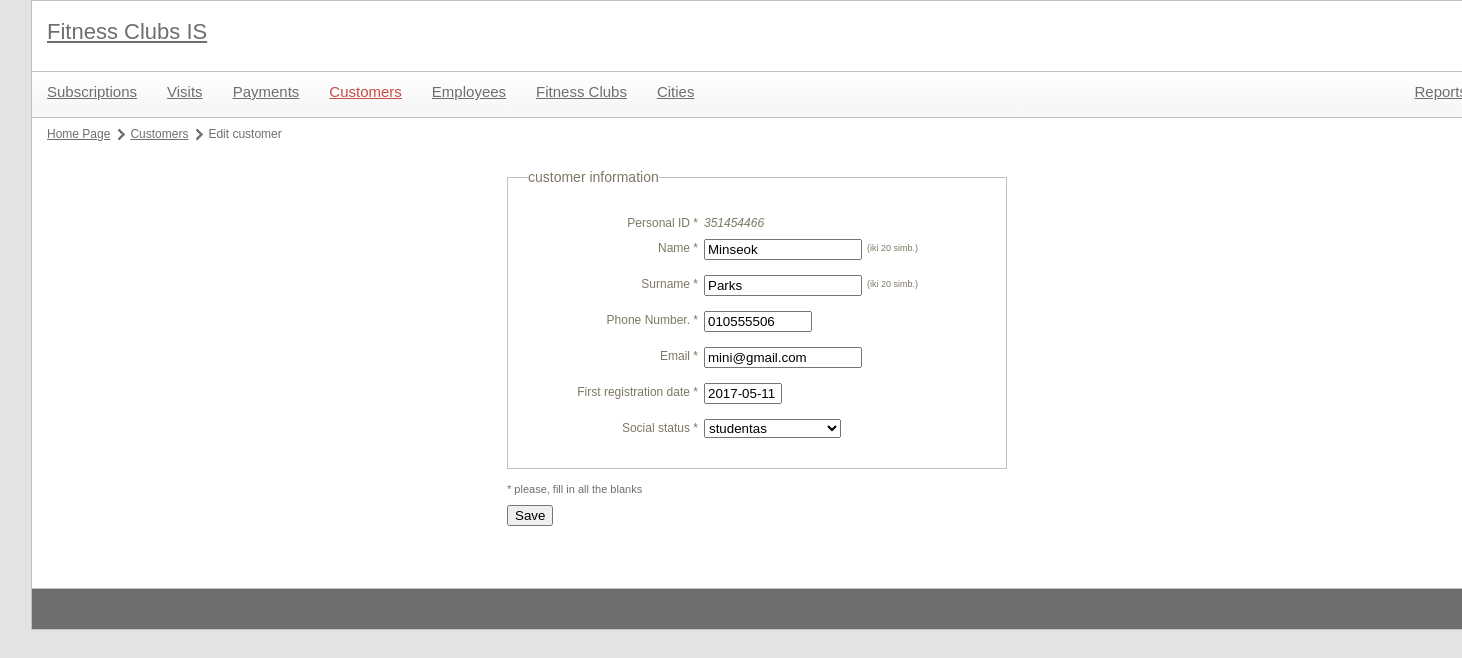
The page /index.php?module=customers&id=351454466 on the database its author committed.
### tables this page shows
CREATE TABLE `CUSTOMER` (
  `personal_id` bigint(11) NOT NULL,
  `name` varchar(20) NOT NULL,
  `surname` varchar(20) NOT NULL,
  `phone_number` varchar(20) NOT NULL,
  `email` varchar(30) NOT NULL,
  `foto` varchar(255) NOT NULL,
  `first_registration` date NOT NULL,
  `social_status` int(11) NOT NULL
);

### utils/mysql.class.php (called while the page is built, shortened)
<?php
class mysql {
    protected static $connection;
    public static function connect() {
		if(!isset(self::$connection)) {
            self::$connection = new mysqli(config::DB_SERVER, config::DB_USERNAME, config::DB_PASSWORD, config::DB_NAME);
        }
        return self::$connection;
    }
    public static function query($query) {
        $connection = mysql::connect();
        $result = $connection->query($query);
        return $result;
    }
    public static function select($query) {
        $rows = array();
        $result = mysql::query($query);
        while ($row = $result->fetch_assoc()) {
            $rows[] = $row;
        }
        return $rows;
    }
	public static function escape($field) {
		$connection =  mysql::connect();
		return mysqli_real_escape_string($connection, $field);
	}
}

### libraries/customers.class.php (called while the page is built, shortened)
<?php
class customers {
	public function getCustomer($id) {
		$query = "  SELECT *
					FROM `CUSTOMER`
					WHERE `CUSTOMER`.`personal_id`='{$id}'";
		$data = mysql::select($query);
		return $data[0];
	}
	public function getSocialStatusesList() {
		$query = "  SELECT *
					FROM `social_statuses`";
		$data = mysql::select($query);
		return $data;
	}
}

### controls/customers_edit.php (the view, shortened to what this page needs)
<?php
	include 'libraries/customers.class.php';
	$customersObj = new customers();
	$fields = array();
	$required = array('personal_id', 'name', 'surname', 'phone_number', 'email', 'first_registration', 'social_status');
	$maxLengths = array (
		'personal_id' => 11,
		'name' => 20,
		'surname' => 20
	);
	if(!empty($_POST['submit'])) {
		include 'utils/validator.class.php';
		$validations = array (
			'personal_id' => 'positivenumber',
			'name' => 'alfanum',
			'surname' => 'alfanum',
			'phone_number' => 'phone',
			'email' => 'alfanum',
			'first_registration' => 'date',
			'social_status' => 'positivenumber'
		);
		$validator = new validator($validations, $required, $maxLengths);
		if($validator->validate($_POST)) {
			$data = $validator->preparePostFieldsForSQL();
			if(isset($data['editing'])) {
				$customersObj->updateCustomer($data);
			} else {
				$customersObj->insertCustomer($data);
			}
			header("Location: index.php?module={$module}");
			die();
		}
		else {
			$formErrors = $validator->getErrorHTML();
			$fields = $_POST;
		}
	}	else {
		if(!empty($id)) {
			$fields = $customersObj->getCustomer($id);
			$fields['editing'] = 1;
		}
		}
?>
<ul id="pagePath">
	<li><a href="index.php">Home Page</a></li>
	<li><a href="index.php?module=<?php echo $module; ?>">Customers</a></li>
	<li><?php if(!empty($id)) echo "Edit customer"; else echo "Add customer"; ?></li>
</ul>
<div id="formContainer">
	<form action="" method="post">
		<fieldset>
			<legend>customer information</legend>
				<p>
					<label class="field" for="personal_id">Personal ID<?php echo in_array('personal_id', $required) ? '<span> *</span>' : ''; ?></label>
					<?php if(!isset($fields['editing'])) { ?>
						<input type="text" id="personal_id" name="personal_id" class="textbox-150" value="<?php echo isset($fields['personal_id']) ? $fields['personal_id'] : ''; ?>" />
						<?php if(key_exists('personal_id', $maxLengths)) echo "<span class='max-len'>(iki {$maxLengths['personal_id']} simb.)</span>"; ?>
					<?php } else { ?>
						<span class="input-value"><?php echo $fields['personal_id']; ?></span>
					<?php } ?>
				</p>
				<p>
					<label class="field" for="name">Name<?php echo in_array('name', $required) ? '<span> *</span>' : ''; ?></label>
					<input type="text" id="name" name="name" class="textbox-150" value="<?php echo isset($fields['name']) ? $fields['name'] : ''; ?>" />
					<?php if(key_exists('name', $maxLengths)) echo "<span class='max-len'>(iki {$maxLengths['name']} simb.)</span>"; ?>
				</p>
				<p>
					<label class="field" for="surname">Surname<?php echo in_array('surname', $required) ? '<span> *</span>' : ''; ?></label>
					<input type="text" id="surname" name="surname" class="textbox-150" value="<?php echo isset($fields['surname']) ? $fields['surname'] : ''; ?>" />
					<?php if(key_exists('surname', $maxLengths)) echo "<span class='max-len'>(iki {$maxLengths['surname']} simb.)</span>"; ?>
				</p>
				<p>
					<label class="field" for="phone_number">Phone Number.<?php echo in_array('phone_number', $required) ? '<span> *</span>' : ''; ?></label>
					<input type="text" id="phone_number" name="phone_number" class="textbox-100" value="<?php echo isset($fields['phone_number']) ? $fields['phone_number'] : ''; ?>" />
				</p>
				<p>
					<label class="field" for="email">Email<?php echo in_array('email', $required) ? '<span> *</span>' : ''; ?></label>
					<input type="text" id="email" name="email" class="textbox-150" value="<?php echo isset($fields['email']) ? $fields['email'] : ''; ?>" />
				</p>
				<p>
					<label class="field" for="first_registration">First registration date<?php echo in_array('first_registration', $required) ? '<span> *</span>' : ''; ?></label>
					<input type="text" id="first_registration" name="first_registration" class="textbox-70 date" value="<?php echo isset($fields['first_registration']) ? $fields['first_registration'] : ''; ?>" />
				</p>
				<p>
					<label class="field" for="social_status">Social status<?php echo in_array('social_status', $required) ? '<span> *</span>' : ''; ?></label>
					<select id="social_status" name="social_status">
						<?php
							$SocStausasTypes = $customersObj->getSocialStatusesList();
							foreach($SocStausasTypes as $key => $val) {
								$selected = "";
								if(isset($fields['social_status']) && $fields['social_status'] == $val['id_social_status']) {
									$selected = " selected='selected'";
								}
								echo "<option{$selected} value='{$val['id_social_status']}'>{$val['name']}</option>";
							}
						?>
					</select>
				</p>
		</fieldset>
		<p class="required-note">* please, fill in all the blanks</p>
		<p>
			<input type="submit" class="submit" name="submit" value="Save">
		</p>
	</form>
</div>

### style/main.css (style rules this page uses)
body { color: #6e6e6e; font-family: Verdana, Geneva, sans-serif; font-size: 12px; background-color: #e3e3e3; width: 1400px; margin: 0px auto; }
a { color: #6e6e6e; }
#contentMain #pagePath { margin: 10px 0px 10px 0px; display: block; float: left; }
#contentMain #pagePath li { float: left; display: block; margin-right: 5px; background: url(images/page-path-separator.png) center right no-repeat; padding-right: 15px; }
#contentMain #pagePath li:last-child { background: none; }
#formContainer { margin: 20px auto 17px auto; width: 500px; }
#formContainer span.input-value { display: block; margin-top: 3px; font-style: italic; }
#formContainer p.required-note { margin-bottom: 10px; font-size: 11px; }
fieldset { width: 478px; margin-bottom: 15px; border: 1px solid #c0c0c0; color: #7D7764; padding: 25px 0px 25px 20px; }
legend { font-size: 14px; }
label.field { text-align: right; width: 165px; float: left; margin-top: 3px; margin-right: 6px; }
input.textbox-150 { width: 150px; float: left; margin-bottom: 10px; }
input.textbox-100 { width: 100px; float: left; margin-bottom: 10px; }
input.textbox-70 { width: 70px; float: left; margin-bottom: 10px; }
fieldset p { clear: both; padding: 5px; }
fieldset p span.max-len, fieldset p span.units { font-size: 9px; margin-left: 5px; line-height: 18px; }

### rows shown on the page
customer: personal_id "351454466", name "Minseok", surname "Parks", phone_number "010555506", email "mini@gmail.com", first_registration "2017-05-11"

### other values the page prints
$maxLengths['name'] "20"
$maxLengths['surname'] "20"
form field social_status "studentas"
